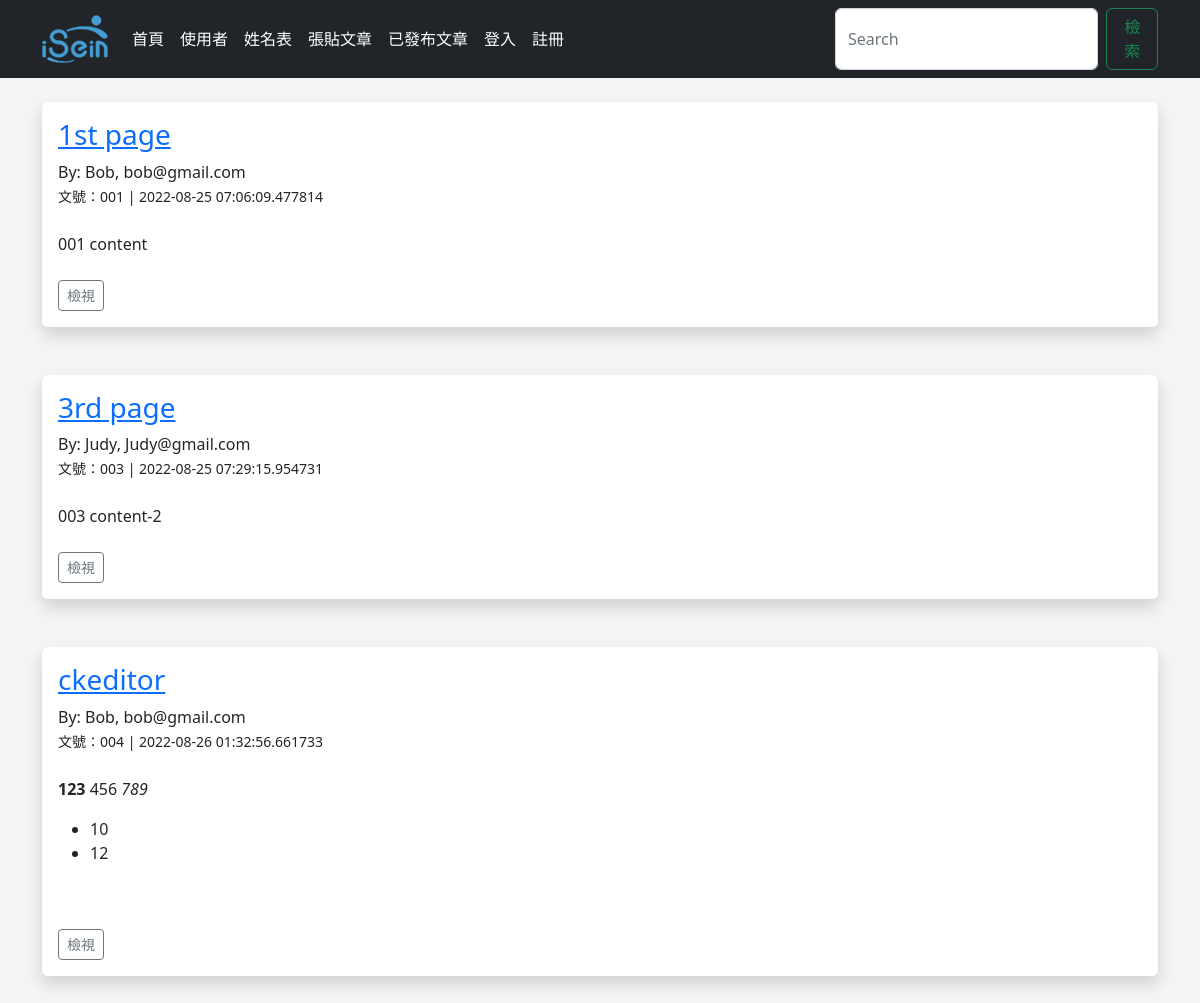
Page /posts on the earlier database version.
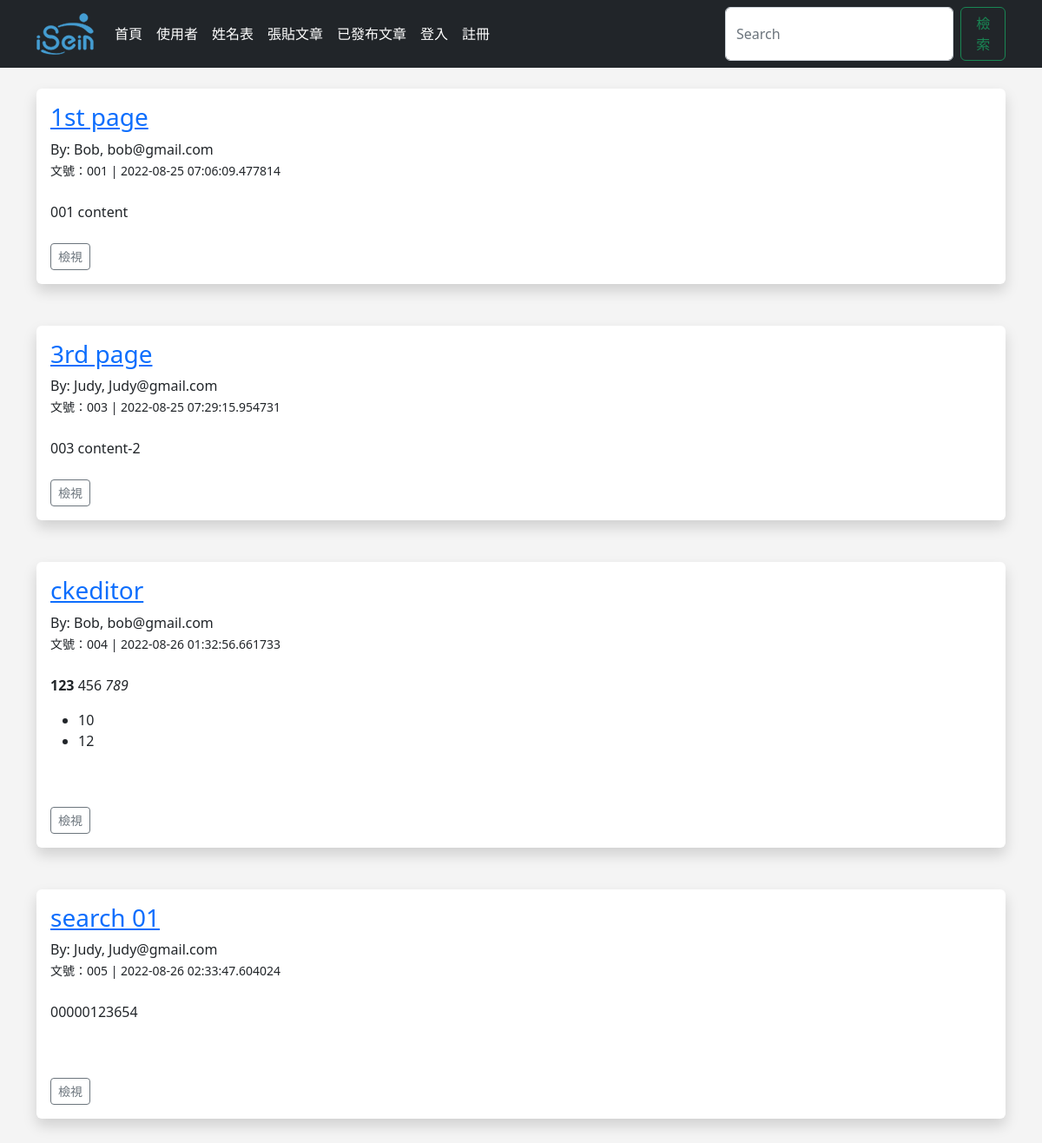
Same page on the later database version.
### app.py (models this page shows, shortened)
class Posts(db.Model):
    id = db.Column(db.Integer, primary_key=True)
    title = db.Column(db.String(255))
    content = db.Column(db.Text)
    date_posted = db.Column(db.DateTime, default=datetime.utcnow)
    slug = db.Column(db.String(255))
    poster_id = db.Column(db.Integer, db.ForeignKey('users.id'))

class Users(db.Model, UserMixin):
    id = db.Column(db.Integer, primary_key=True)
    username = db.Column(db.String(20), nullable=False)
    name = db.Column(db.String(200), nullable=False)
    email = db.Column(db.String(200), nullable=False, unique=True)
    favorite_color = db.Column(db.String(120))
    password_hash = db.Column(db.String(128))
    date_added = db.Column(db.DateTime, default=datetime.utcnow)
    posts = db.relationship('Posts', backref="poster")
    @property
    def password(self):
        raise AttributeError("哈希屬性不可讀取！")

### app.py (the view)
@app.route('/posts')
def posts():
    posts = Posts.query.order_by(Posts.date_posted)
    return render_template('posts.html', posts=posts)

### webforms.py
class SearchForm(FlaskForm):
    searched = StringField('Searched', validators=[DataRequired()])
    submit = SubmitField("確認")

### app.py (called while the page is built)
@app.context_processor
def base():
    form = SearchForm()
    return dict(form=form)

### templates/posts.html (shortened to what this page needs)
{% extends 'base.html' %}
{% block content %}
    {% for post in posts %}
        <div class="shadow p-3 mb-5 bg-body rounded">
            <h3><a href="{{ url_for('post', id=post.id)}}">{{ post.title }}</a></h3>
            By: {{ post.poster.name }}, {{ post.poster.email }}<br/>
            <small>文號：{{ post.slug }} | {{ post.date_posted }}</small><br/>
            <br/>
            {{ post.content|safe }}<br/>
            <br/>
            <a href="{{ url_for('post', id=post.id)}}" class="btn btn-outline-secondary btn-sm">檢視</a>
        </div>
    {% endfor %}
{% endblock %}

### templates/base.html (shortened to what this page needs)
<!doctype html>
<html lang="en">
  <head>
    <link href="https://cdn.jsdelivr.net/npm/bootstrap@5.2.0/dist/css/bootstrap.min.css" rel="stylesheet">
    <link href="{{ url_for('static', filename='css/style.css') }}" rel="stylesheet">
  </head>
  <body>
    {% include 'navbar.html' %}
    <br/>
    <div class='container'>
      {% block content %}
      {% endblock %}
    </div>
  </body>
</html>

### templates/navbar.html (shortened to what this page needs)
<nav class="navbar navbar-expand-lg navbar-dark bg-dark">
    <div class="container">
      <a class="navbar-brand" href="{{ url_for('index') }}"><img src="static\images\16652396955207.png"></a>
      <div class="collapse navbar-collapse" id="navbarSupportedContent">
        <ul class="navbar-nav me-auto mb-2 mb-lg-0">
          <li class="nav-item">
            <a class="nav-link active" aria-current="page" href="{{ url_for('index') }}">首頁</a>
          </li>
          <li class="nav-item">
            <a class="nav-link active" aria-current="page" href="{{ url_for('user') }}">使用者</a>
          </li>
          <li class="nav-item">
            <a class="nav-link active" aria-current="page" href="{{ url_for('name') }}">姓名表</a>
          </li>
          <li class="nav-item">
            <a class="nav-link active" aria-current="page" href="{{ url_for('add_post') }}">張貼文章</a>
          </li>
          <li class="nav-item">
            <a class="nav-link active" aria-current="page" href="{{ url_for('posts') }}">已發布文章</a>
          </li>
          {% if current_user.is_authenticated %}
            <li class="nav-item">
              <a class="nav-link" href="{{ url_for('dashboard') }}">個人資訊</a>
            </li>
            {% if current_user.id == 1%}
              <li class="nav-item">
                <a class="nav-link" href="{{ url_for('admin') }}">管理者後台</a>
              </li>
            {% endif %}
            <li class="nav-item">
              <a class="nav-link" href="{{ url_for('logout') }}">登出</a>
            </li>
          {% else %}
            <li class="nav-item">
              <a class="nav-link active" aria-current="page" href="{{ url_for('login') }}">登入</a>
            </li>
            <li class="nav-item">
              <a class="nav-link active" aria-current="page" href="{{ url_for('add_user') }}">註冊</a>
            </li>
          {% endif %}
        </ul>
        <form method='POST' action='{{ url_for("search") }}' class="d-flex" role="search">
          <input class="form-control me-2" type="search" placeholder="Search" aria-label="Search" name="searched">
          <button class="btn btn-outline-success" type="submit">檢索</button>
        </form>
      </div>
    </div>
</nav>

### static/css/style.css (style rules this page uses)
body { background: #f4f4f4f0; }

Differences in the rows shown:
added Posts: title "search 01", poster.name "Judy", poster.email "Judy@gmail.com", slug "005", date_posted "2022-08-26 02:33:47.604024", content "00000123654"
